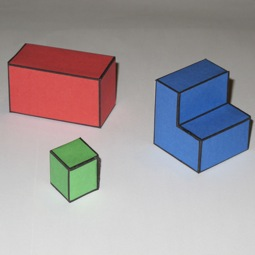
%> input picture pset4/simpleworld.jpg, 255 x 255 px
$ octave retinex.m   (GNU Octave 9; MATLAB toolbox functions it lacks are replaced by stand-ins)
%> lines starting %> are read from the running program, lines starting %| are printed output that depends on the picture
### pset4/convFn.m
function out=convFn(im,fn)
% convolution of the image 'im' with a bank of filters 'fn'
%
% out=convFn(im,fn)
% im=deconvFn(out,fn)
%

% Set to zero a few boundary pixels. Otherwise boundary artifacts kill the
% integration.

%im = zeroB((im),fix(size(fn,1)/2)+5);

Nfilters=size(fn,3);

out=zeros(size(im,1),size(im,2),Nfilters);
for i=1:Nfilters
    out(:,:,i)=conv2(im,fn(:,:,i),'same');
    out(:,:,i) = zeroB((out(:,:,i)),fix(size(fn,1)/2)+1);

end

### pset4/retinex.m
% RETINEX - pset 4
%
% Implement a simple version of the retinex algorithm
img = mean(im2double(imread('simpleworld.jpg')),3);
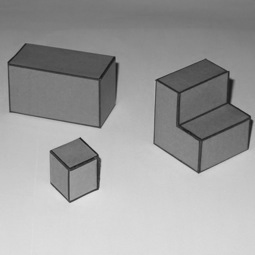
%> img: size 255x255 double; min 0.085, max 0.898, mean 0.619

% Derivation filters
clear fn
fn(:,:,1) = [0 0 0; -1 1 0; 0 0 0];
fn(:,:,2) = [0 0 0; -1 1 0; 0 0 0]';

% Compute derivatives
log_img = log(img+0.001);
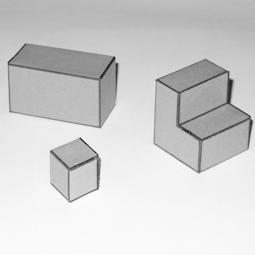
%> log_img: size 255x255 double; min -2.45, max -0.106, mean -0.531; drawn with min black and max white
out = convFn(log_img, fn);
%> the run ends on the next line

$ run again, with pset4/Bright_light_lamp.jpg copied over pset4/simpleworld.jpg
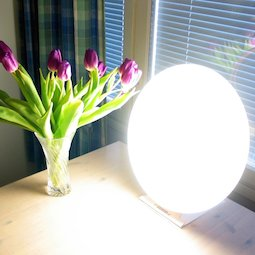
%> input picture pset4/Bright_light_lamp.jpg, 255 x 255 px
%> `img = mean(im2double(imread('simpleworld.jpg')),3);`:
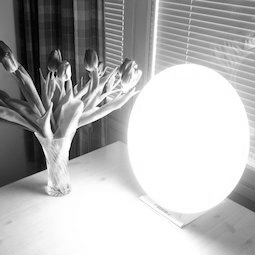
%> img: size 255x255 double; min 0, max 1, mean 0.705
%> `log_img = log(img+0.001);`:
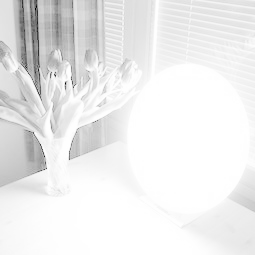
%> log_img: size 255x255 double; min -6.91, max 0.001, mean -0.515; drawn with min black and max white

$ run again, with pset4/img1.jpg copied over pset4/simpleworld.jpg
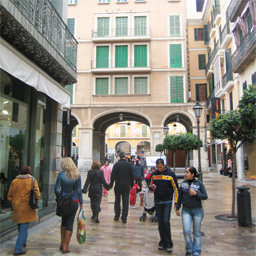
%> input picture pset4/img1.jpg, 256 x 256 px
%> `img = mean(im2double(imread('simpleworld.jpg')),3);`:
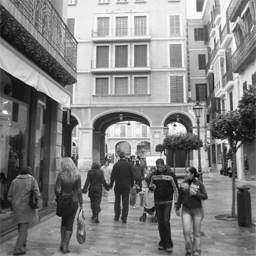
%> img: size 256x256 double; min 0.0196, max 1, mean 0.511
%> `log_img = log(img+0.001);`:
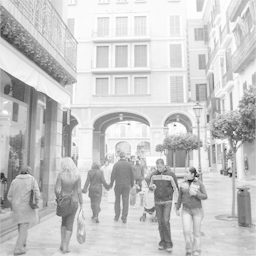
%> log_img: size 256x256 double; min -3.88, max 0.001, mean -0.828; drawn with min black and max white
